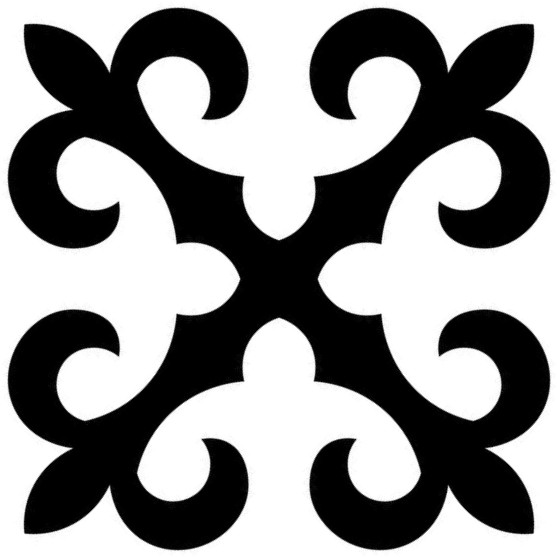
#> input picture ornam.jpg, 557 x 557 px
$ python webcam.py
#> lines starting #> are read from the running program, lines starting #| are printed output that depends on the picture; after the words box and inside, x2 and y2 are one past the last pixel; in counts of white or black regions, pixels touching at a corner belong together
### renderer.py
"""Render the ornamental pattern onto every leaf triangle."""

import cv2
import numpy as np

from triangle_tree import Triangle


# ---------------------------------------------------------------------------
# Ornament mask
# ---------------------------------------------------------------------------

def load_ornament_mask(path: str) -> tuple[np.ndarray, np.ndarray, np.ndarray]:
    """Load the ornament image and extract triangular binary masks.

    Cuts the upper-right 45-45-90 triangle from the square ornament.
    Returns both the normal mask (ink = 255) and an inverted mask
    (background = 255, ink = 0) — both clipped to the triangle so that
    warping either one keeps border pixels at 0.

    Returns:
        mask:         Binary image (H, W) — 255 where ornament ink exists.
        mask_inv:     Binary image (H, W) — inverted pattern inside the triangle.
        src_triangle: Float32 array (3, 2) of the canonical triangle vertices
                      ordered as [right_angle, hyp_a, hyp_b].
    """
    gray = cv2.imread(path, cv2.IMREAD_GRAYSCALE)
    h, w = gray.shape

    # Ornament is black-on-white → invert so the pattern becomes 255
    _, binary = cv2.threshold(gray, 128, 255, cv2.THRESH_BINARY_INV)

    # Canonical triangle: upper-right half of the square
    #   right angle at (w-1, 0)   — top-right corner
    #   hyp_a      at (0, 0)      — top-left corner
    #   hyp_b      at (w-1, h-1)  — bottom-right corner
    tri_pts = np.array([[w - 1, 0], [0, 0], [w - 1, h - 1]], dtype=np.int32)

    triangle_region = np.zeros_like(binary)
    cv2.fillPoly(triangle_region, [tri_pts], 255)

    mask = cv2.bitwise_and(binary, triangle_region)
    mask_inv = cv2.bitwise_and(cv2.bitwise_not(binary), triangle_region)

    src_triangle = np.array(
        [[w - 1, 0], [0, 0], [w - 1, h - 1]], dtype=np.float32
    )
    return mask, mask_inv, src_triangle


# ---------------------------------------------------------------------------
# Rendering
# ---------------------------------------------------------------------------

# [68 lines left out: functions render, draw_debug_boundaries, not called in this run]

### posterize.py
"""Image posterization via K-means color quantization."""

import cv2
import numpy as np


def posterize(image: np.ndarray, num_colors: int = 4) -> tuple[np.ndarray, np.ndarray]:
    """Reduce an image to a limited color palette using K-means clustering.

    Args:
        image: Input BGR image (H, W, 3).
        num_colors: Number of colors in the output palette.

    Returns:
        posterized: Image with reduced colors (H, W, 3).
        palette: Array of shape (num_colors, 3) with the BGR palette colors.
    """
    h, w, c = image.shape
    pixels = image.reshape(-1, 3).astype(np.float32)

    criteria = (cv2.TERM_CRITERIA_EPS + cv2.TERM_CRITERIA_MAX_ITER, 200, 0.1)
    _, labels, centers = cv2.kmeans(
        pixels, num_colors, None, criteria, 10, cv2.KMEANS_PP_CENTERS
    )

    centers = np.uint8(centers)
    posterized = centers[labels.flatten()].reshape(h, w, 3)

    return posterized, centers

### triangle_tree.py
"""Binary triangle tree — recursive 45-45-90 subdivision of an image.

Geometry refresher:
    A 45-45-90 right isosceles triangle has a 90-degree angle and two 45-degree
    angles.  Splitting from the right-angle vertex to the hypotenuse midpoint
    produces two smaller 45-45-90 triangles whose right angles sit at that midpoint.
"""

from __future__ import annotations
from dataclasses import dataclass, field

import cv2
import numpy as np


# ---------------------------------------------------------------------------
# Data structure
# ---------------------------------------------------------------------------

@dataclass
class Triangle:
    """A 45-45-90 triangle defined by three vertices in (x, y) pixel coords.

    Attributes:
        right_angle: Vertex at the 90-degree angle.
        hyp_a:       First endpoint of the hypotenuse (45-degree angle).
        hyp_b:       Second endpoint of the hypotenuse (45-degree angle).
        depth:       Current recursion depth.
        dominant_color: BGR tuple of the most frequent color (set for leaves).
        children:    Two child triangles if subdivided, empty list if leaf.
    """
    right_angle: tuple[float, float]
    hyp_a: tuple[float, float]
    hyp_b: tuple[float, float]
    depth: int = 0
    dominant_color: tuple[int, ...] | None = None
    children: list[Triangle] = field(default_factory=list)

    @property
    def vertices(self) -> list[tuple[float, float]]:
        return [self.right_angle, self.hyp_a, self.hyp_b]

    @property
    def is_leaf(self) -> bool:
        return len(self.children) == 0


# ---------------------------------------------------------------------------
# Subdivision
# ---------------------------------------------------------------------------

# [104 lines left out: functions subdivide, _dominant_color, build_tree, collect_leaves, not called in this run]


# ---------------------------------------------------------------------------
# Initial split
# ---------------------------------------------------------------------------

def make_initial_triangles(size: int) -> list[Triangle]:
    """Split a square image along its diagonal into two 45-45-90 triangles.

    Upper-right half:  right angle at top-right    (size, 0)
    Lower-left half:   right angle at bottom-left  (0, size)
    """
    upper_right = Triangle(
        right_angle=(size, 0),
        hyp_a=(0, 0),
        hyp_b=(size, size),
        depth=0,
    )
    lower_left = Triangle(
        right_angle=(0, size),
        hyp_a=(size, size),
        hyp_b=(0, 0),
        depth=0,
    )
    return [upper_right, lower_left]

### webcam.py
"""Real-time webcam filter — Kyrgyz ornamental pattern.

Controls:
    q / ESC   — quit
    d / D     — decrease / increase max depth
    m / M     — decrease / increase min depth
    c / C     — decrease / increase number of colours
    r / R     — decrease / increase input resolution (filters + posterize)
    p / P     — decrease / increase proc resolution (tree building)
    o / O     — decrease / increase output resolution (render quality)
    [ / ]     — decrease / increase blur radius
    ; / '     — decrease / increase sharpen amount
    b / B     — decrease / increase brightness
    n / N     — decrease / increase contrast
    t / T     — decrease / increase saturation
    s         — save current frame to file
"""

import os
import time

import cv2
import numpy as np

from config import BACKGROUND_COLOR
from posterize import posterize
from triangle_tree import make_initial_triangles, build_tree, collect_leaves
from renderer import load_ornament_mask, render


# ---------------------------------------------------------------------------
# Image calibration filters
# ---------------------------------------------------------------------------

def apply_blur(image: np.ndarray, blur_size: int) -> np.ndarray:
    """Gaussian blur. blur_size=0 means no blur; each step adds 2px to the kernel."""
    if blur_size <= 0:
        return image
    k = blur_size * 2 + 1
    return cv2.GaussianBlur(image, (k, k), 0)


def apply_sharpen(image: np.ndarray, amount: float) -> np.ndarray:
    """Unsharp-mask sharpening. amount=0 means no sharpening."""
    if amount <= 0:
        return image
    blurred = cv2.GaussianBlur(image, (0, 0), 3)
    return cv2.addWeighted(image, 1.0 + amount, blurred, -amount, 0)


def apply_filters(
    image: np.ndarray,
    brightness: int,
    contrast: float,
    saturation: float,
) -> np.ndarray:
    """Apply brightness, contrast, and saturation adjustments."""
    result = cv2.convertScaleAbs(image, alpha=contrast, beta=brightness)
    if saturation != 1.0:
        hsv = cv2.cvtColor(result, cv2.COLOR_BGR2HSV).astype(np.float32)
        hsv[:, :, 1] = np.clip(hsv[:, :, 1] * saturation, 0, 255)
        result = cv2.cvtColor(hsv.astype(np.uint8), cv2.COLOR_HSV2BGR)
    return result


# ---------------------------------------------------------------------------
# Pipeline (single frame)
# ---------------------------------------------------------------------------

def _scale_leaves(leaves, scale: float) -> None:
    """Scale all leaf triangle vertices in-place by scale factor."""
    if scale == 1.0:
        return
    for leaf in leaves:
        leaf.right_angle = (leaf.right_angle[0] * scale, leaf.right_angle[1] * scale)
        leaf.hyp_a      = (leaf.hyp_a[0]      * scale, leaf.hyp_a[1]      * scale)
        leaf.hyp_b      = (leaf.hyp_b[0]      * scale, leaf.hyp_b[1]      * scale)


def process_frame(
    frame: np.ndarray,
    size: int,
    proc_size: int,
    out_size: int,
    num_colors: int,
    max_depth: int,
    min_depth: int,
    threshold: float,
    blur_size: int,
    sharpen_amount: float,
    brightness: int,
    contrast: float,
    saturation: float,
    ornament_mask: np.ndarray,
    ornament_mask_inv: np.ndarray,
    src_tri: np.ndarray,
) -> tuple[np.ndarray, np.ndarray, np.ndarray, dict]:
    """Run the full ornament pipeline on one square BGR frame.

    Pipeline:
        frame → resize(size) → blur → sharpen → filters → posterize →
        resize(proc_size) → build tree → scale vertices → render(out_size)

    Returns:
        output:     Rendered ornament image (out_size x out_size).
        filtered:   Frame after blur + sharpen + calibration filters.
        posterized: Frame after posterize (at size x size).
        timings:    Dict of per-step milliseconds.
    """
    timings = {}

    # Centre-crop to square, resize to input resolution
    h, w = frame.shape[:2]
    s = min(h, w)
    y0, x0 = (h - s) // 2, (w - s) // 2
    square = frame[y0 : y0 + s, x0 : x0 + s]
    square = cv2.resize(square, (size, size))

    # Step 1 — blur → sharpen → calibration filters
    t0 = time.perf_counter()
    filtered = apply_blur(square, blur_size)
    filtered = apply_sharpen(filtered, sharpen_amount)
    filtered = apply_filters(filtered, brightness, contrast, saturation)
    timings["filter"] = (time.perf_counter() - t0) * 1000

    # Step 2 — posterize
    t0 = time.perf_counter()
    post, _ = posterize(filtered, num_colors)
    timings["post"] = (time.perf_counter() - t0) * 1000

    # Step 3 — downscale to proc_size
    t0 = time.perf_counter()
    if proc_size != size:
        post_proc = cv2.resize(post, (proc_size, proc_size), interpolation=cv2.INTER_NEAREST)
    else:
        post_proc = post
    timings["resize"] = (time.perf_counter() - t0) * 1000

    # Step 4 — build tree at proc_size
    t0 = time.perf_counter()
    roots = make_initial_triangles(proc_size)
    all_leaves = []
    for root in roots:
        build_tree(post_proc, root, max_depth, threshold, min_depth)
        all_leaves.extend(collect_leaves(root))
    timings["tree"] = (time.perf_counter() - t0) * 1000

    # Step 5 — scale vertices to out_size, then render
    t0 = time.perf_counter()
    _scale_leaves(all_leaves, out_size / proc_size)
    output = np.full((out_size, out_size, 3), BACKGROUND_COLOR, dtype=np.uint8)
    render(output, all_leaves, ornament_mask, ornament_mask_inv, src_tri)
    timings["render"] = (time.perf_counter() - t0) * 1000

    return output, filtered, post, timings


# ---------------------------------------------------------------------------
# HUD helpers
# ---------------------------------------------------------------------------

def _put_text(img, txt, x, y, scale=0.65):
    cv2.putText(img, txt, (x, y), cv2.FONT_HERSHEY_SIMPLEX, scale, (0, 0, 0), 3)
    cv2.putText(img, txt, (x, y), cv2.FONT_HERSHEY_SIMPLEX, scale, (255, 255, 255), 1)


# ---------------------------------------------------------------------------
# Main loop
# ---------------------------------------------------------------------------

def main() -> None:
    script_dir = os.path.dirname(os.path.abspath(__file__))
    ornament_path = os.path.join(script_dir, "ornam.jpg")
    ornament_mask, ornament_mask_inv, src_tri = load_ornament_mask(ornament_path)
#> in load_ornament_mask, gray is the input picture: shape (557, 557); min 0, max 255, mean 142.5
#> in load_ornament_mask, `_, binary = cv2.threshold(gray, 128, 255, cv2.THRESH_BINARY_INV)`:
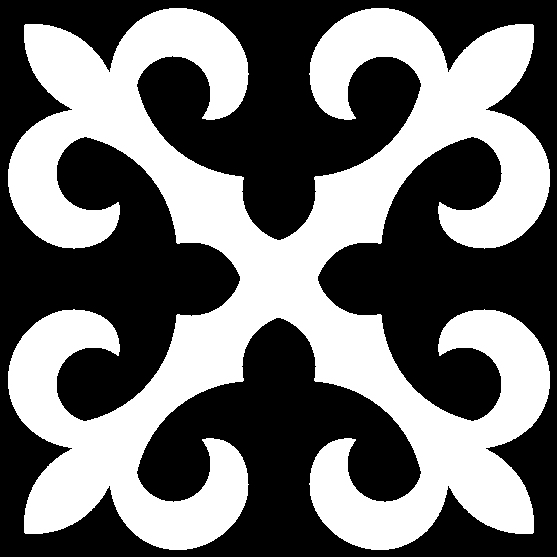
#> binary: shape (557, 557); 44.1% white; 1 white region, box (x1, y1, x2, y2) and area: (8, 8, 550, 550) 136904
#> in load_ornament_mask, `cv2.fillPoly(triangle_region, [tri_pts], 255)`:
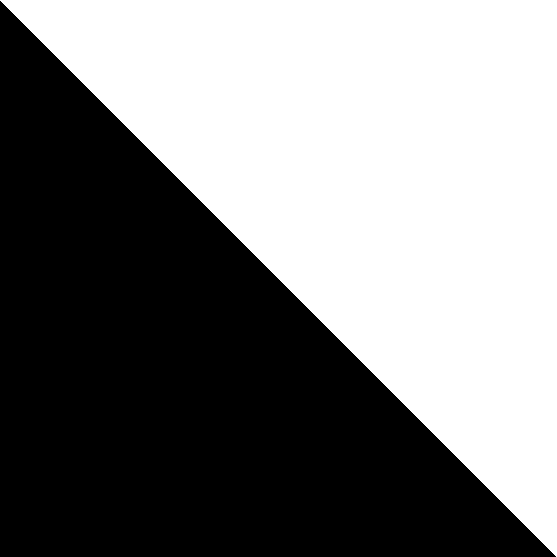
#> triangle_region: shape (557, 557); 50.1% white; 1 black region, box (x1, y1, x2, y2) and area: (0, 1, 556, 557) 154846
#> in load_ornament_mask, `mask = cv2.bitwise_and(binary, triangle_region)`:
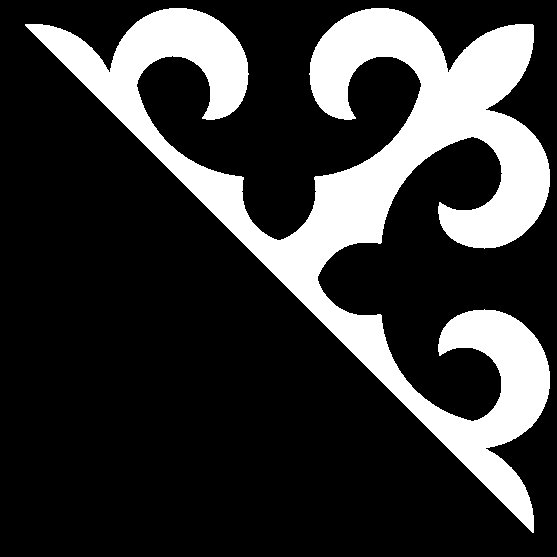
#> mask: shape (557, 557); 22.1% white; 1 white region, box (x1, y1, x2, y2) and area: (25, 8, 550, 533) 68704
#> in load_ornament_mask, `mask_inv = cv2.bitwise_and(cv2.bitwise_not(binary), triangle_region)`:
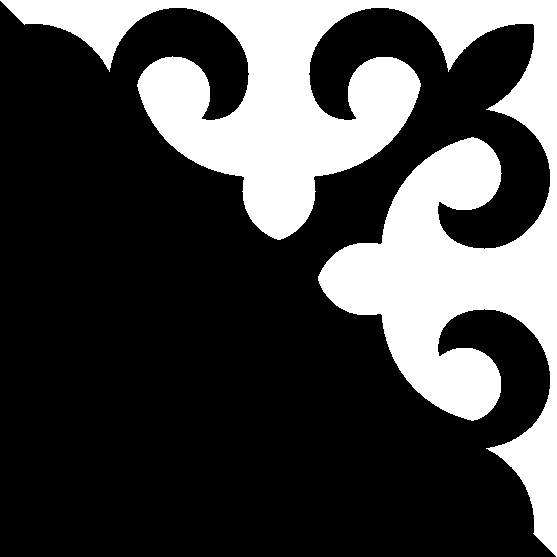
#> mask_inv: shape (557, 557); 27.9% white; 1 white region, box (x1, y1, x2, y2) and area: (0, 0, 557, 557) 86699
#> src_tri = [[556, 0], [0, 0], [556, 556]]

    cap = cv2.VideoCapture(0)
    if not cap.isOpened():
        print("Error: cannot open webcam")
        return

    # Tuneable parameters
    size      = 256    # input resolution: filters + posterize
    proc_size = 128    # tree-building resolution (fast)
    out_size  = 256    # render resolution (quality)
    num_colors = 4
    max_depth  = 8
    min_depth  = 0
    threshold  = 0.75
    display_size = 1280
    blur_size      = 0
    sharpen_amount = 0.0
    brightness = 0
    contrast   = 1.0
    saturation = 1.0

    print("Webcam ornament filter running.  Controls:")
    print("  q/ESC  quit")
    print("  d/D    max depth -/+")
    print("  m/M    min depth -/+")
    print("  h/H    homogeneity threshold -/+")
    print("  c/C    colors -/+")
    print("  r/R    input resolution -/+   (filters+posterize)")
    print("  p/P    proc resolution -/+    (tree building)")
    print("  o/O    output resolution -/+  (render quality)")
    print("  [/]    blur radius -/+")
    print("  ;/'    sharpen amount -/+")
    print("  b/B    brightness -/+")
    print("  n/N    contrast -/+")
    print("  t/T    saturation -/+")
    print("  s      save frame")

    frame_count = 0
    fps = 0.0
    t_start = time.perf_counter()
    last_timings: dict = {}

    while True:
        ret, frame = cap.read()
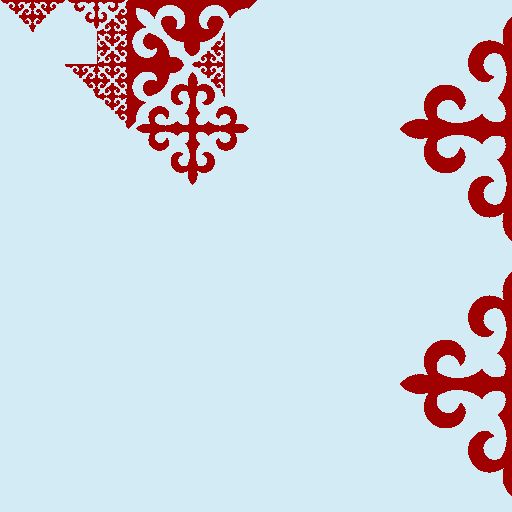
#> input picture depth_sample.png, 512 x 512 px, given in place of the camera
#> frame is the input picture: shape (512, 512, 3); mean B, G, R 220.8, 211.8, 205.1
        if not ret:
            break

        t_total0 = time.perf_counter()

        output, filtered_img, post_img, last_timings = process_frame(
            frame, size, proc_size, out_size,
            num_colors, max_depth, min_depth, threshold,
            blur_size, sharpen_amount,
            brightness, contrast, saturation,
            ornament_mask, ornament_mask_inv, src_tri,
        )
#> in process_frame, `square = cv2.resize(square, (size, size))`:
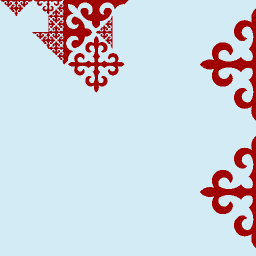
#> square: shape (256, 256, 3); mean B, G, R 220.8, 211.8, 205.1
#> in posterize, `_, labels, centers = cv2.kmeans( pixels, num_colors, None, criteria, 1..`: centers = [[245, 235, 210], [0, 0, 160], [149.3, 143, 190.6], [61, 59, 173]]
#> in posterize, `centers = np.uint8(centers)`: centers = [[245, 235, 210], [0, 0, 160], [149, 142, 190], [61, 59, 173]]
#> in process_frame, `post_proc = cv2.resize(post, (proc_size, proc_size), interpolation=cv2..`:
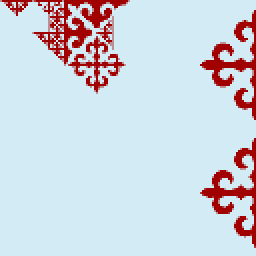
#> post_proc: shape (128, 128, 3) (shown 2 times larger); mean of channels 0, 1, 2 220.9, 211.9, 205.1; drawn as B, G, R
#> after the loop in process_frame, `for root in roots:`: all_leaves = []

        total_ms = (time.perf_counter() - t_total0) * 1000

        # Upscale for display
        display = cv2.resize(output, (display_size, display_size), interpolation=cv2.INTER_NEAREST)

        # --- Two thumbnails bottom-right ---
        thumb_size = display_size // 5
        gap = 4
        by = display_size - thumb_size - 8

        bx_post = display_size - thumb_size - 8
        post_thumb = cv2.resize(post_img, (thumb_size, thumb_size))
        display[by - 1 : by + thumb_size + 1, bx_post - 1 : bx_post + thumb_size + 1] = (255, 255, 255)
        display[by : by + thumb_size, bx_post : bx_post + thumb_size] = post_thumb

        bx_filt = bx_post - thumb_size - gap - 2
        filt_thumb = cv2.resize(filtered_img, (thumb_size, thumb_size))
        display[by - 1 : by + thumb_size + 1, bx_filt - 1 : bx_filt + thumb_size + 1] = (255, 255, 255)
        display[by : by + thumb_size, bx_filt : bx_filt + thumb_size] = filt_thumb

        label_y = by - 5
        for txt, bx in [("Filtered", bx_filt), ("Posterized", bx_post)]:
            cv2.putText(display, txt, (bx, label_y), cv2.FONT_HERSHEY_SIMPLEX, 0.4, (0, 0, 0), 2)
            cv2.putText(display, txt, (bx, label_y), cv2.FONT_HERSHEY_SIMPLEX, 0.4, (255, 255, 255), 1)

        # --- FPS counter ---
        frame_count += 1
        elapsed = time.perf_counter() - t_start
        if elapsed >= 0.5:
            fps = frame_count / elapsed
            frame_count = 0
            t_start = time.perf_counter()

        # --- HUD lines ---
        lines = [
            f"FPS: {fps:.1f}   total: {total_ms:.0f} ms",
            f"Depth: {min_depth}-{max_depth}  Colors: {num_colors}  Thresh: {threshold:.2f}",
            f"Res: in={size}  proc={proc_size}  out={out_size}",
            f"Blur: {blur_size}  Sharp: {sharpen_amount:.1f}  Bright: {brightness:+d}  Contr: {contrast:.2f}  Sat: {saturation:.2f}",
        ]
        for i, txt in enumerate(lines):
            _put_text(display, txt, 10, 25 + i * 26)

        # --- Per-step timing bar ---
        if last_timings:
            steps = ["filter", "post", "resize", "tree", "render"]
            labels = ["filt", "post", "dwn", "tree", "rend"]
            parts = "  ".join(
                f"{lbl}:{last_timings.get(s, 0):.0f}"
                for lbl, s in zip(labels, steps)
            )
            _put_text(display, parts + " ms", 10, 25 + len(lines) * 26, scale=0.5)

        cv2.imshow("Kyrgyz Ornament", display)

        # --- Key handling ---
        key = cv2.waitKey(1) & 0xFF
        if key in (ord("q"), 27):
            break
        elif key == ord("d"):
            max_depth = max(min_depth + 1, max_depth - 1)
        elif key == ord("D"):
            max_depth = min(15, max_depth + 1)
        elif key == ord("m"):
            min_depth = max(0, min_depth - 1)
        elif key == ord("M"):
            min_depth = min(max_depth - 1, min_depth + 1)
        elif key == ord("c"):
            num_colors = max(2, num_colors - 1)
        elif key == ord("C"):
            num_colors = min(8, num_colors + 1)
        elif key == ord("r"):
            size = max(64, size - 32)
            proc_size = min(proc_size, size)
            out_size  = min(out_size, size * 4)
        elif key == ord("R"):
            size = min(512, size + 32)
        elif key == ord("p"):
            proc_size = max(32, proc_size - 32)
        elif key == ord("P"):
            proc_size = min(size, proc_size + 32)
        elif key == ord("o"):
            out_size = max(64, out_size - 64)
        elif key == ord("O"):
            out_size = min(1024, out_size + 64)
        elif key == ord("h"):
            threshold = max(0.01, round(threshold - 0.01, 2))
        elif key == ord("H"):
            threshold = min(1.0, round(threshold + 0.01, 2))
        elif key == ord("["):
            blur_size = max(0, blur_size - 1)
        elif key == ord("]"):
            blur_size += 1
        elif key == ord(";"):
            sharpen_amount = max(0.0, round(sharpen_amount - 0.2, 1))
        elif key == ord("'"):
            sharpen_amount = round(sharpen_amount + 0.2, 1)
        elif key == ord("b"):
            brightness -= 10
        elif key == ord("B"):
            brightness += 10
        elif key == ord("n"):
            contrast = round(contrast - 0.1, 2)
        elif key == ord("N"):
            contrast = round(contrast + 0.1, 2)
        elif key == ord("t"):
            saturation = max(0.0, round(saturation - 0.1, 2))
        elif key == ord("T"):
            saturation = round(saturation + 0.1, 2)
        elif key == ord("s"):
            fname = f"capture_{int(time.time())}.png"
            cv2.imwrite(fname, output)
            print(f"Saved {fname}")

    cap.release()
    cv2.destroyAllWindows()


if __name__ == "__main__":
#> (the run stopped early here; a loop or call above may not have finished)
